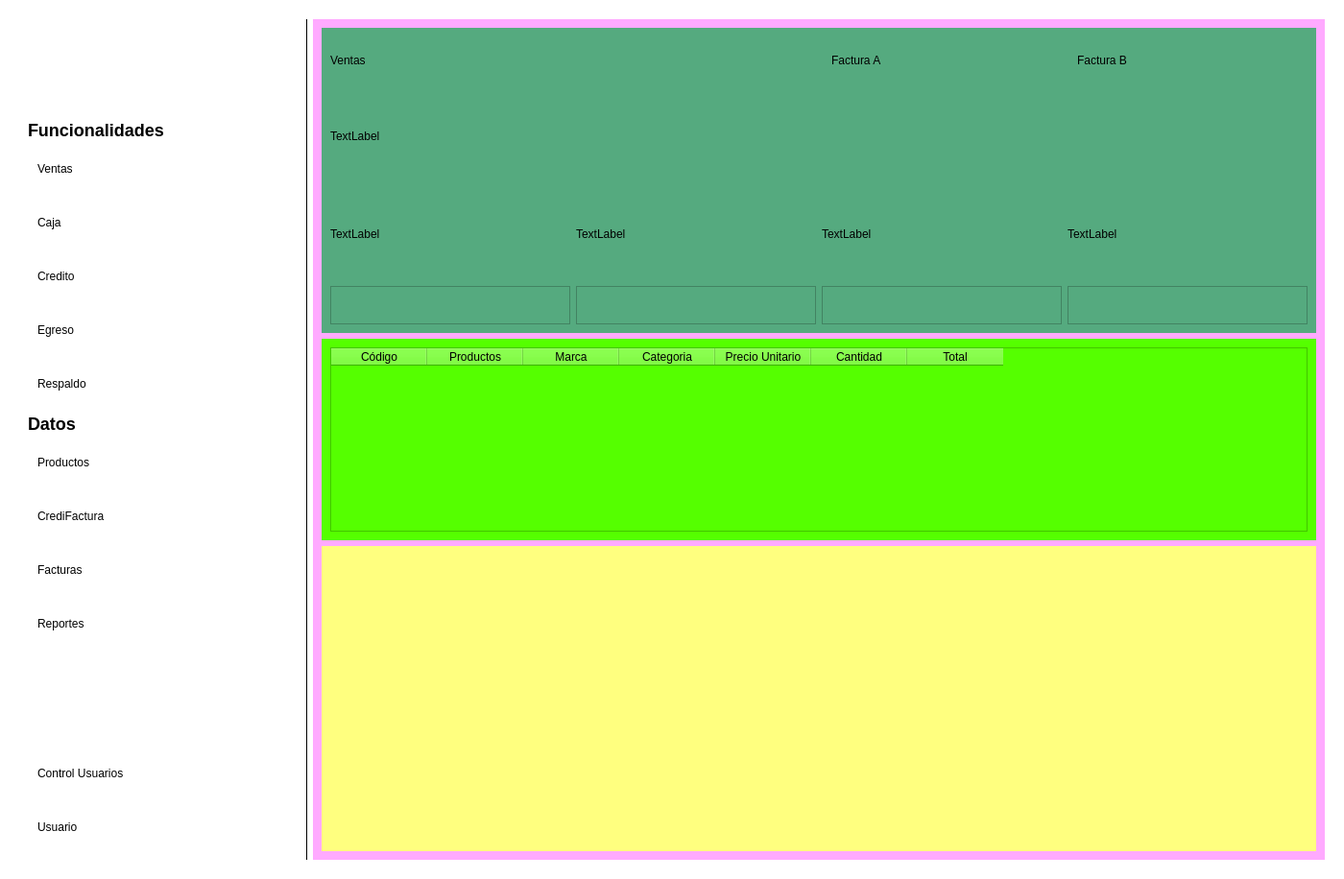
<?xml version="1.0" encoding="UTF-8"?>
<ui version="4.0">
 <class>Form</class>
 <widget class="QWidget" name="Form">
  <property name="geometry">
   <rect>
    <x>0</x>
    <y>0</y>
    <width>1398</width>
    <height>916</height>
   </rect>
  </property>
  <property name="sizePolicy">
   <sizepolicy hsizetype="Preferred" vsizetype="Fixed">
    <horstretch>0</horstretch>
    <verstretch>0</verstretch>
   </sizepolicy>
  </property>
  <property name="windowTitle">
   <string>Form</string>
  </property>
  <property name="styleSheet">
   <string notr="true">background-color: rgb(255, 255, 255);
</string>
  </property>
  <layout class="QHBoxLayout" name="horizontalLayout">
   <item>
    <widget class="QWidget" name="Contenedor" native="true">
     <property name="styleSheet">
      <string notr="true">QPushButton {
    background-color: white; /* Fondo blanco */
    border: none; /* Sin borde ni decoración inicial */
    color: black; /* Color del texto */
    border-radius: 15px; /* Bordes circulares */
    padding: 5px 10px; /* Espaciado interno para mejor apariencia */
	height: 40px; /* Altura del botón */
    text-align: left; /* Alinea el texto del botón a la izquierda */
}

QPushButton:hover {
    background-color: #f2f2f2; /* Gris claro al pasar el mouse */
}
</string>
     </property>
     <layout class="QHBoxLayout" name="horizontalLayout_2">
      <item>
       <widget class="QWidget" name="navbar" native="true">
        <property name="sizePolicy">
         <sizepolicy hsizetype="Fixed" vsizetype="Preferred">
          <horstretch>0</horstretch>
          <verstretch>0</verstretch>
         </sizepolicy>
        </property>
        <property name="minimumSize">
         <size>
          <width>300</width>
          <height>0</height>
         </size>
        </property>
        <property name="styleSheet">
         <string notr="true">#navbar {
    background-color: white; /* Fondo blanco */
    border-right: 1px solid black; /* Borde negro en el lado derecho */
}
</string>
        </property>
        <layout class="QVBoxLayout" name="verticalLayout">
         <item>
          <widget class="QLabel" name="LabelImg">
           <property name="enabled">
            <bool>true</bool>
           </property>
           <property name="sizePolicy">
            <sizepolicy hsizetype="Fixed" vsizetype="Fixed">
             <horstretch>50</horstretch>
             <verstretch>50</verstretch>
            </sizepolicy>
           </property>
           <property name="minimumSize">
            <size>
             <width>250</width>
             <height>50</height>
            </size>
           </property>
           <property name="styleSheet">
            <string notr="true">#LabelImg {
    background-position: center;
    background-repeat: no-repeat;
    background-size: 100% 100%; /* Ajusta la imagen para que ocupe todo el área del label */
    height: 200px; /* Ajusta la altura del QLabel */
    width: 300px; /* Ajusta el ancho del QLabel */
}
</string>
           </property>
           <property name="text">
            <string/>
           </property>
           <property name="pixmap">
            <pixmap>LETRA_2.png</pixmap>
           </property>
           <property name="scaledContents">
            <bool>true</bool>
           </property>
          </widget>
         </item>
         <item>
          <spacer name="verticalSpacer_2">
           <property name="orientation">
            <enum>Qt::Vertical</enum>
           </property>
           <property name="sizeType">
            <enum>QSizePolicy::Fixed</enum>
           </property>
           <property name="sizeHint" stdset="0">
            <size>
             <width>20</width>
             <height>40</height>
            </size>
           </property>
          </spacer>
         </item>
         <item>
          <widget class="QLabel" name="LabelFuncionalidades">
           <property name="sizePolicy">
            <sizepolicy hsizetype="Fixed" vsizetype="Fixed">
             <horstretch>0</horstretch>
             <verstretch>0</verstretch>
            </sizepolicy>
           </property>
           <property name="minimumSize">
            <size>
             <width>0</width>
             <height>16</height>
            </size>
           </property>
           <property name="styleSheet">
            <string notr="true">#LabelFuncionalidades {
    font-weight: bold; /* Negrita */
    font-size: 18px; /* Tamaño de fuente */
}
</string>
           </property>
           <property name="text">
            <string>Funcionalidades</string>
           </property>
          </widget>
         </item>
         <item>
          <widget class="QPushButton" name="BtnVentas">
           <property name="layoutDirection">
            <enum>Qt::LeftToRight</enum>
           </property>
           <property name="styleSheet">
            <string notr="true"/>
           </property>
           <property name="text">
            <string>Ventas</string>
           </property>
          </widget>
         </item>
         <item>
          <widget class="QPushButton" name="BtnCaja">
           <property name="text">
            <string>Caja</string>
           </property>
          </widget>
         </item>
         <item>
          <widget class="QPushButton" name="BtnCredito">
           <property name="text">
            <string>Credito</string>
           </property>
          </widget>
         </item>
         <item>
          <widget class="QPushButton" name="BtnEgreso">
           <property name="text">
            <string>Egreso</string>
           </property>
          </widget>
         </item>
         <item>
          <widget class="QPushButton" name="BtnRespaldo">
           <property name="text">
            <string>Respaldo</string>
           </property>
          </widget>
         </item>
         <item>
          <widget class="QLabel" name="LabelDatos">
           <property name="sizePolicy">
            <sizepolicy hsizetype="Fixed" vsizetype="Fixed">
             <horstretch>0</horstretch>
             <verstretch>0</verstretch>
            </sizepolicy>
           </property>
           <property name="minimumSize">
            <size>
             <width>0</width>
             <height>16</height>
            </size>
           </property>
           <property name="styleSheet">
            <string notr="true">#LabelDatos {
    font-weight: bold; /* Negrita */
    font-size: 18px; /* Tamaño de fuente */
}
</string>
           </property>
           <property name="text">
            <string>Datos</string>
           </property>
          </widget>
         </item>
         <item>
          <widget class="QPushButton" name="pushButton_9">
           <property name="text">
            <string>Productos</string>
           </property>
          </widget>
         </item>
         <item>
          <widget class="QPushButton" name="pushButton_8">
           <property name="text">
            <string>CrediFactura</string>
           </property>
          </widget>
         </item>
         <item>
          <widget class="QPushButton" name="pushButton_6">
           <property name="text">
            <string>Facturas</string>
           </property>
          </widget>
         </item>
         <item>
          <widget class="QPushButton" name="pushButton_7">
           <property name="text">
            <string>Reportes</string>
           </property>
          </widget>
         </item>
         <item>
          <spacer name="verticalSpacer">
           <property name="orientation">
            <enum>Qt::Vertical</enum>
           </property>
           <property name="sizeType">
            <enum>QSizePolicy::Fixed</enum>
           </property>
           <property name="sizeHint" stdset="0">
            <size>
             <width>20</width>
             <height>100</height>
            </size>
           </property>
          </spacer>
         </item>
         <item>
          <widget class="QPushButton" name="pushButton_11">
           <property name="text">
            <string>Control Usuarios</string>
           </property>
          </widget>
         </item>
         <item>
          <widget class="QPushButton" name="pushButton_10">
           <property name="text">
            <string>Usuario</string>
           </property>
          </widget>
         </item>
        </layout>
       </widget>
      </item>
      <item>
       <widget class="QWidget" name="Contenido" native="true">
        <property name="styleSheet">
         <string notr="true">background-color: rgb(255, 170, 255);</string>
        </property>
        <layout class="QVBoxLayout" name="verticalLayout_2">
         <item>
          <widget class="QWidget" name="widget_3" native="true">
           <property name="styleSheet">
            <string notr="true">background-color: rgb(85, 170, 127);</string>
           </property>
           <layout class="QGridLayout" name="gridLayout">
            <item row="0" column="0">
             <layout class="QGridLayout" name="gridLayout_2">
              <item row="0" column="3">
               <widget class="QPushButton" name="pushButton">
                <property name="text">
                 <string>Factura B</string>
                </property>
               </widget>
              </item>
              <item row="0" column="0">
               <widget class="QLabel" name="label">
                <property name="text">
                 <string>Ventas</string>
                </property>
               </widget>
              </item>
              <item row="4" column="1">
               <widget class="QTextEdit" name="textEdit_4">
                <property name="sizePolicy">
                 <sizepolicy hsizetype="Fixed" vsizetype="Fixed">
                  <horstretch>0</horstretch>
                  <verstretch>0</verstretch>
                 </sizepolicy>
                </property>
                <property name="maximumSize">
                 <size>
                  <width>250</width>
                  <height>40</height>
                 </size>
                </property>
               </widget>
              </item>
              <item row="0" column="2">
               <widget class="QPushButton" name="pushButton_2">
                <property name="text">
                 <string>Factura A</string>
                </property>
               </widget>
              </item>
              <item row="2" column="2">
               <widget class="QLabel" name="label_6">
                <property name="text">
                 <string>TextLabel</string>
                </property>
               </widget>
              </item>
              <item row="1" column="0">
               <widget class="QLabel" name="label_2">
                <property name="text">
                 <string>TextLabel</string>
                </property>
               </widget>
              </item>
              <item row="4" column="0">
               <widget class="QTextEdit" name="textEdit">
                <property name="sizePolicy">
                 <sizepolicy hsizetype="Fixed" vsizetype="Fixed">
                  <horstretch>0</horstretch>
                  <verstretch>0</verstretch>
                 </sizepolicy>
                </property>
                <property name="minimumSize">
                 <size>
                  <width>250</width>
                  <height>40</height>
                 </size>
                </property>
                <property name="maximumSize">
                 <size>
                  <width>250</width>
                  <height>40</height>
                 </size>
                </property>
               </widget>
              </item>
              <item row="4" column="3">
               <widget class="QTextEdit" name="textEdit_3">
                <property name="sizePolicy">
                 <sizepolicy hsizetype="Fixed" vsizetype="Fixed">
                  <horstretch>0</horstretch>
                  <verstretch>0</verstretch>
                 </sizepolicy>
                </property>
                <property name="minimumSize">
                 <size>
                  <width>250</width>
                  <height>40</height>
                 </size>
                </property>
                <property name="maximumSize">
                 <size>
                  <width>250</width>
                  <height>40</height>
                 </size>
                </property>
               </widget>
              </item>
              <item row="4" column="2">
               <widget class="QPlainTextEdit" name="plainTextEdit">
                <property name="sizePolicy">
                 <sizepolicy hsizetype="Fixed" vsizetype="Fixed">
                  <horstretch>0</horstretch>
                  <verstretch>0</verstretch>
                 </sizepolicy>
                </property>
                <property name="minimumSize">
                 <size>
                  <width>250</width>
                  <height>40</height>
                 </size>
                </property>
                <property name="maximumSize">
                 <size>
                  <width>250</width>
                  <height>40</height>
                 </size>
                </property>
               </widget>
              </item>
              <item row="2" column="1">
               <widget class="QLabel" name="label_5">
                <property name="text">
                 <string>TextLabel</string>
                </property>
               </widget>
              </item>
              <item row="2" column="0">
               <widget class="QLabel" name="label_3">
                <property name="text">
                 <string>TextLabel</string>
                </property>
               </widget>
              </item>
              <item row="2" column="3">
               <widget class="QLabel" name="label_7">
                <property name="text">
                 <string>TextLabel</string>
                </property>
               </widget>
              </item>
             </layout>
            </item>
           </layout>
          </widget>
         </item>
         <item>
          <widget class="QWidget" name="widget_2" native="true">
           <property name="sizePolicy">
            <sizepolicy hsizetype="Preferred" vsizetype="Fixed">
             <horstretch>0</horstretch>
             <verstretch>0</verstretch>
            </sizepolicy>
           </property>
           <property name="styleSheet">
            <string notr="true">background-color: rgb(85, 255, 0);</string>
           </property>
           <layout class="QVBoxLayout" name="verticalLayout_3">
            <item>
             <widget class="QTableWidget" name="tableWidget">
              <column>
               <property name="text">
                <string>Código</string>
               </property>
              </column>
              <column>
               <property name="text">
                <string>Productos</string>
               </property>
              </column>
              <column>
               <property name="text">
                <string>Marca</string>
               </property>
              </column>
              <column>
               <property name="text">
                <string>Categoria</string>
               </property>
              </column>
              <column>
               <property name="text">
                <string>Precio Unitario</string>
               </property>
              </column>
              <column>
               <property name="text">
                <string>Cantidad</string>
               </property>
              </column>
              <column>
               <property name="text">
                <string>Total</string>
               </property>
              </column>
             </widget>
            </item>
           </layout>
          </widget>
         </item>
         <item>
          <widget class="QWidget" name="widget" native="true">
           <property name="styleSheet">
            <string notr="true">background-color: rgb(255, 255, 127);</string>
           </property>
          </widget>
         </item>
        </layout>
       </widget>
      </item>
     </layout>
    </widget>
   </item>
  </layout>
 </widget>
 <resources/>
 <connections/>
</ui>
